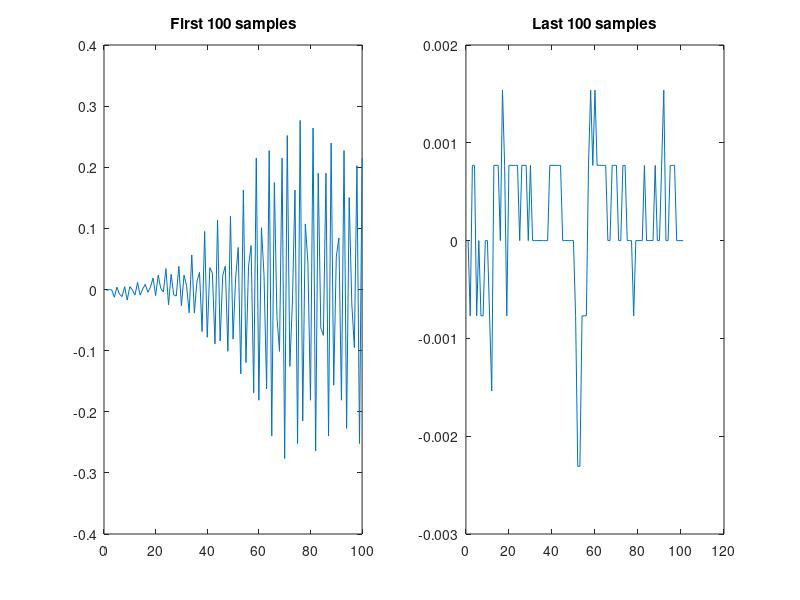
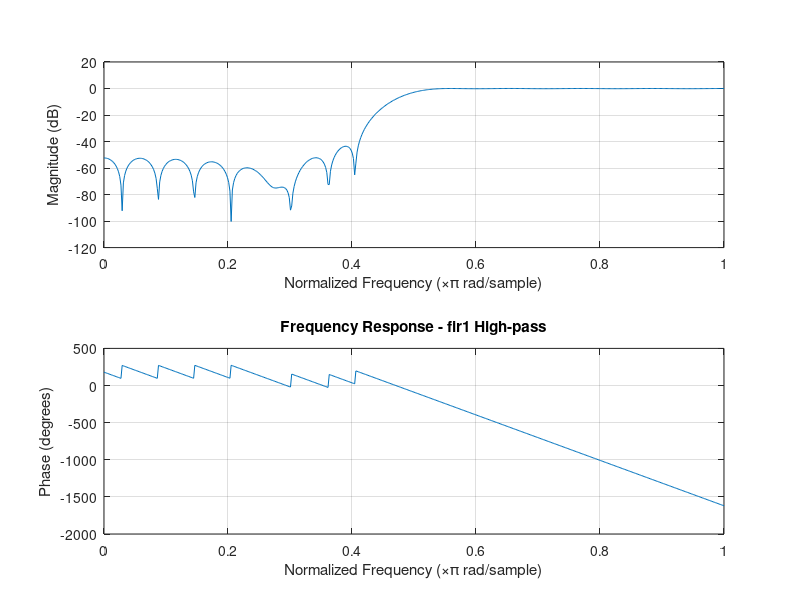
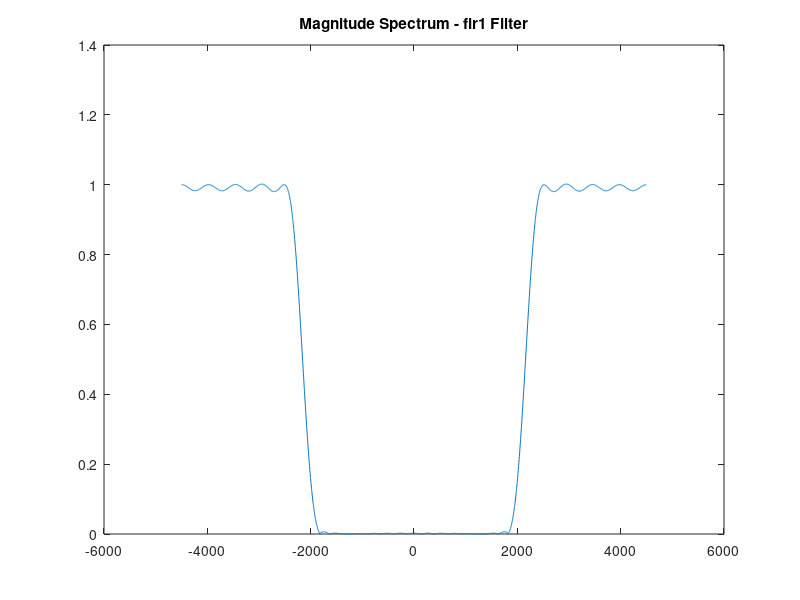
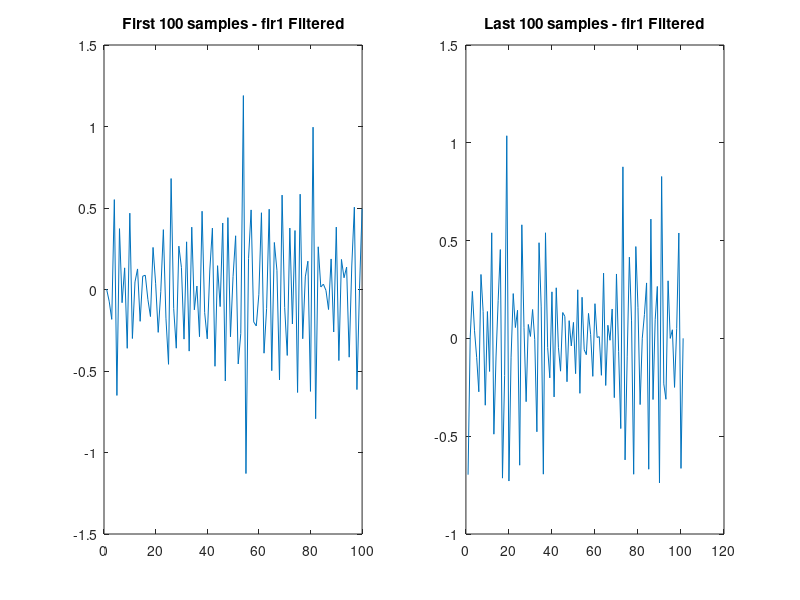

Source code (MATLAB) for these figures, in order:
close all; clear; clc;

load chirp
y0 = y;
noise = 0.5 * randn(size(y));
Fs = 8992;
yw = y0 + noise;

NumFFT = 4096;
F = linspace(-Fs/2, Fs/2, NumFFT);

%% a

% FIR high-pass filter using fir1
b = fir1(34, 0.48, 'high', chebwin(35, 30));
yf = filtfilt(b, 1, yw);
r1 = yw - yf;

% Frequency response
figure(2);
freqz(b, 1, 512);
title('Frequency Response - fir1 High-pass');

figure(3);
plot(F, abs(fftshift(fft(b, NumFFT))));
title('Magnitude Spectrum - fir1 Filter');

%% b

% FIR high-pass filter using firls
b = firls(34, [0 0.48 0.5 1], [0 0 1 1]);
yf = filtfilt(b, 1, yw);
r2 = yw - yf;

% Frequency response
figure(5);
freqz(b, 1, 512);
title('Frequency Response - firls High-pass');

figure(6);
plot(F, abs(fftshift(fft(b, NumFFT))));
title('Magnitude Spectrum - firls Filter');

%% c

% FIR high-pass filter using firpm
b = firpm(34, [0 0.48 0.5 1], [0 0 1 1]);
yf = filtfilt(b, 1, yw);
r3 = yw - yf;

% Frequency response
figure(8);
freqz(b, 1, 512);
title('Frequency Response - firpm High-pass');

figure(9);
plot(F, abs(fftshift(fft(b, NumFFT))));
title('Magnitude Spectrum - firpm Filter');

%% d

figure(1);
subplot(121); plot(y0(1:100)); 
title('First 100 samples');
subplot(122); plot(y0(end-100:end)); 
title('Last 100 samples');

figure(4);
subplot(121); plot(yf(1:100)); 
title('First 100 samples - fir1 Filtered');
subplot(122); plot(yf(end-100:end)); 
title('Last 100 samples - fir1 Filtered');

figure(7);
subplot(121); plot(yf(1:100)); 
title('First 100 samples - firls Filtered');
subplot(122); plot(yf(end-100:end)); 
title('Last 100 samples - firls Filtered');

figure(10);
subplot(121); plot(yf(1:100)); 
title('First 100 samples - firpm Filtered');
subplot(122); plot(yf(end-100:end)); 
title('Last 100 samples - firpm Filtered');

%% e

% Compute MSE for each filter
MSE = [mean(r1.^2), mean(r2.^2), mean(r3.^2)];
disp('Mean Squared Errors:');
disp(['fir1: ' num2str(MSE(1))]);
disp(['firls: ' num2str(MSE(2))]);
disp(['firpm: ' num2str(MSE(3))]);
